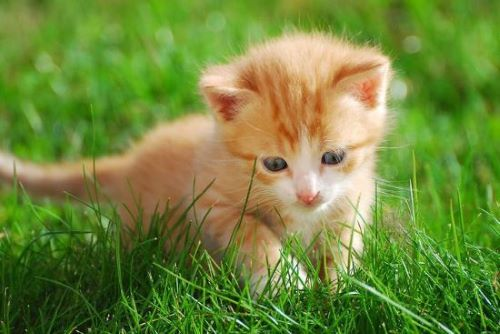
#> input picture TUGAS4/TUGAS 4/Meong.jpg, 500 x 334 px
$ python 'Gaussian & Ideal Highpass Filter.py'
#> lines starting #> are read from the running program, lines starting #| are printed output that depends on the picture; after the words box and inside, x2 and y2 are one past the last pixel; in counts of white or black regions, pixels touching at a corner belong together
import cv2
import numpy as np

# memuat gambar
img = cv2.imread('Meong.jpg', 0)
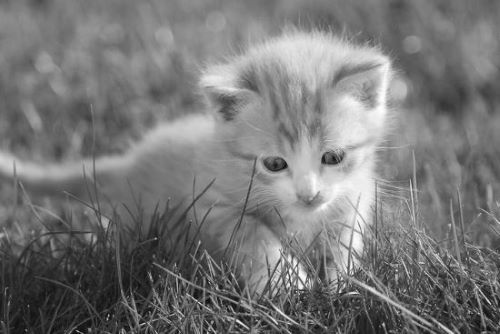
#> img: shape (334, 500); min 0, max 255, mean 119.4

# menerapkan filter lowpass Gaussian
kernel_size = 15
sigma = 5
kernel = cv2.getGaussianKernel(kernel_size, sigma)
kernel = np.outer(kernel, kernel.transpose())
kernel = kernel / kernel.sum()  # Normalize the kernel
filtered_img = cv2.filter2D(img, -1, kernel)
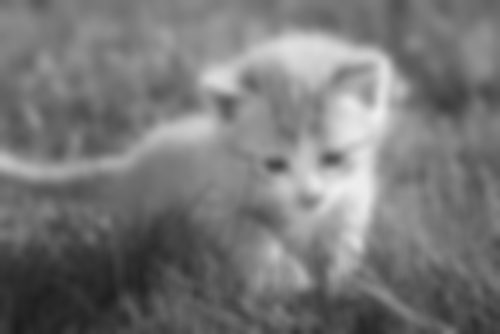
#> filtered_img: shape (334, 500); min 28, max 238, mean 119.4

# menerapkan filter highpass yang ideal
d = 50
h, w = img.shape
#> h = 334; w = 500
cx, cy = w // 2, h // 2
#> cx = 250; cy = 167
mask = np.zeros((h, w), np.uint8)
cv2.circle(mask, (cx, cy), d, 255, -1)
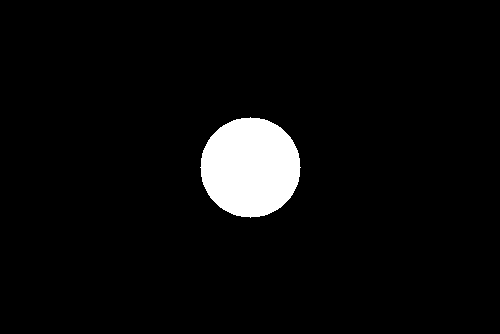
#> mask: shape (334, 500); 4.7% white; 1 white region, box (x1, y1, x2, y2) and area: (200, 117, 301, 218) 7845
mask = 1 - mask / 255
f = np.fft.fft2(img)
fshift = np.fft.fftshift(f)
fshift_filtered = fshift * mask
f_filtered = np.fft.ifftshift(fshift_filtered)
img_filtered = np.fft.ifft2(f_filtered)
img_filtered = np.abs(img_filtered)
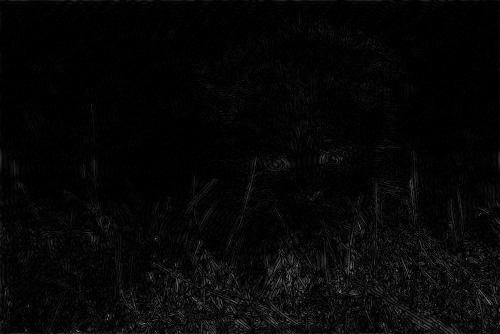
#> img_filtered: shape (334, 500) float64; min 3.3e-05, max 130.1, mean 7

# menampilkan hasil
cv2.imshow('Original Image', img)
cv2.imshow('Gaussian Lowpass Filtered Image', filtered_img)
cv2.imshow('Ideal Highpass Filtered Image', img_filtered.astype(np.uint8))
cv2.waitKey(0)
cv2.destroyAllWindows()

$ run again, with TUGAS4/TUGAS 4/Butteworth & Gaussin Highpass Filter.png saved as TUGAS4/TUGAS 4/Meong.jpg
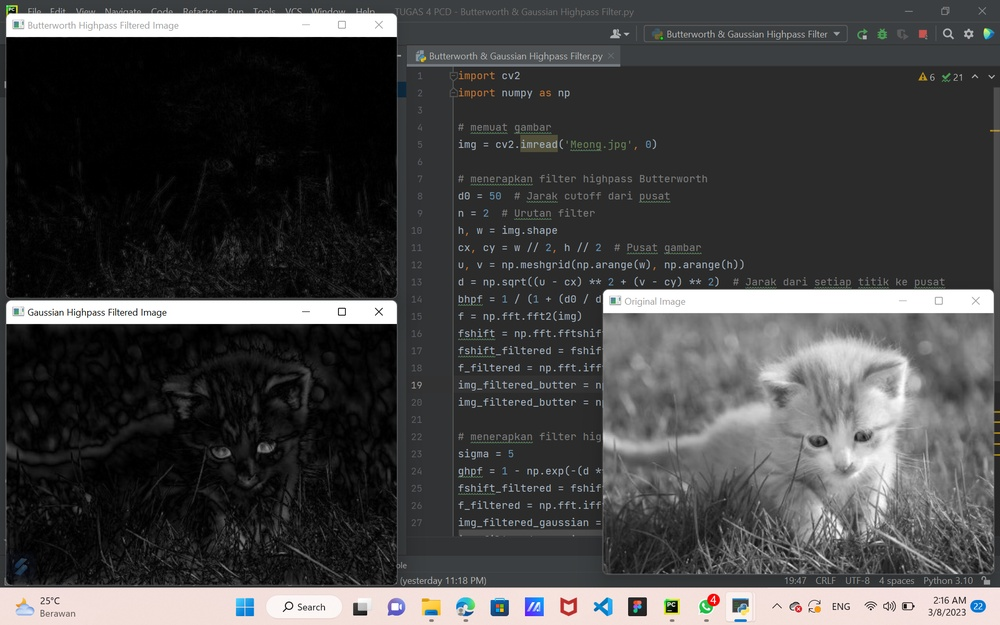
#> input picture TUGAS4/TUGAS 4/Butteworth & Gaussin Highpass Filter.png, 1000 x 625 px, shrunk from 1920 x 1200 before the run
#> `cv2.circle(mask, (cx, cy), d, 255, -1)`:
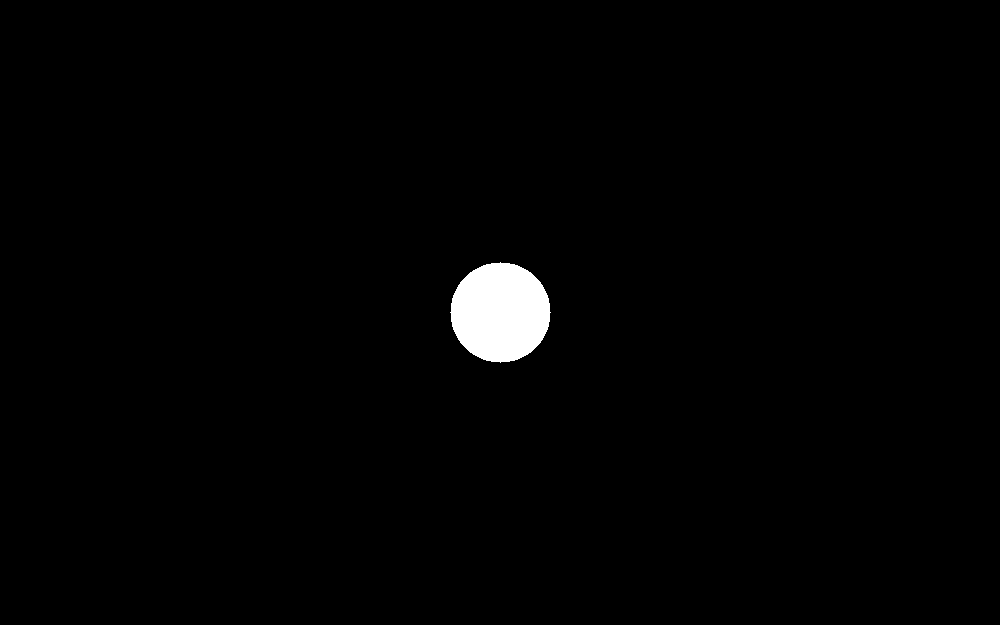
#> mask: shape (625, 1000); 1.3% white; 1 white region, box (x1, y1, x2, y2) and area: (450, 262, 551, 363) 7845
#> `img_filtered = np.abs(img_filtered)`:
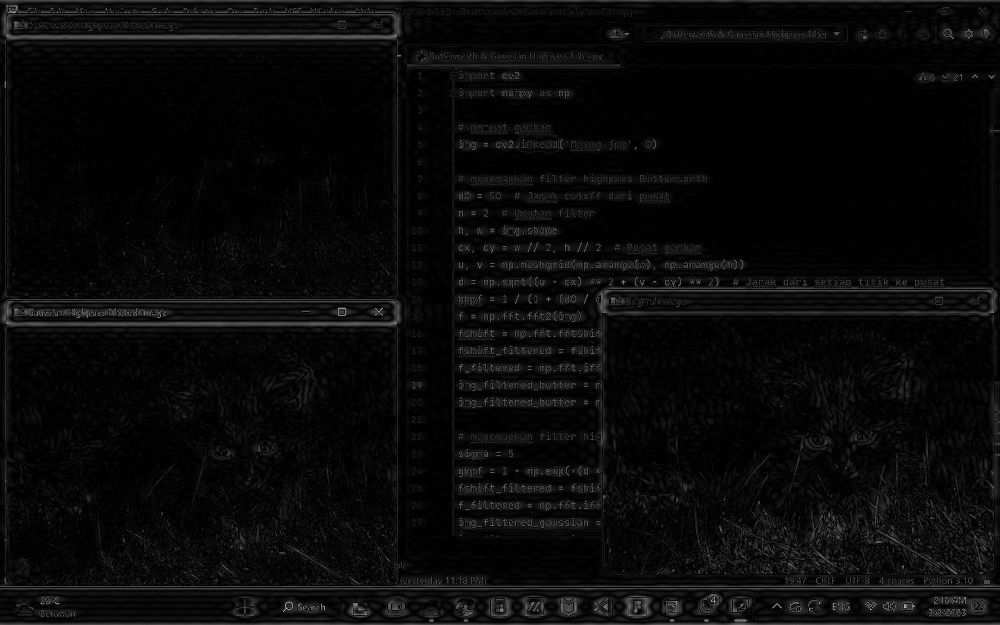
#> img_filtered: shape (625, 1000) float64; min 6.68e-06, max 202.5, mean 10
